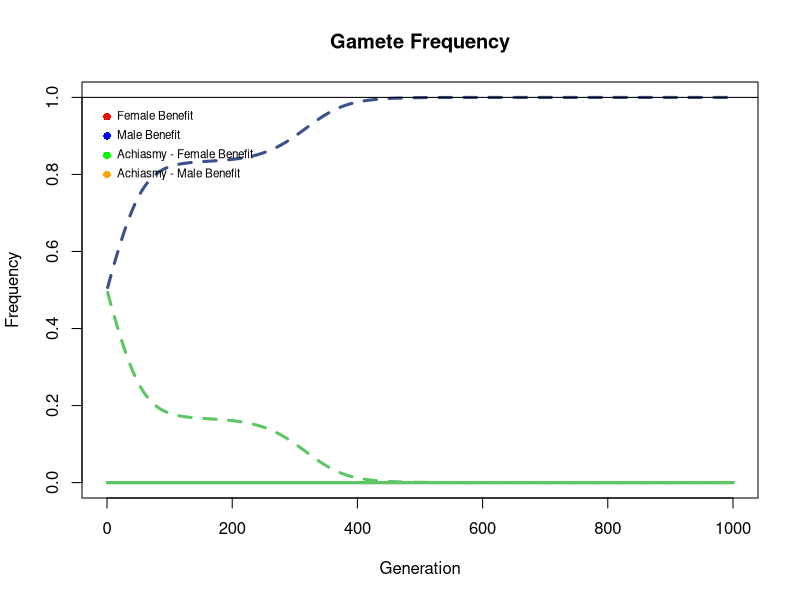
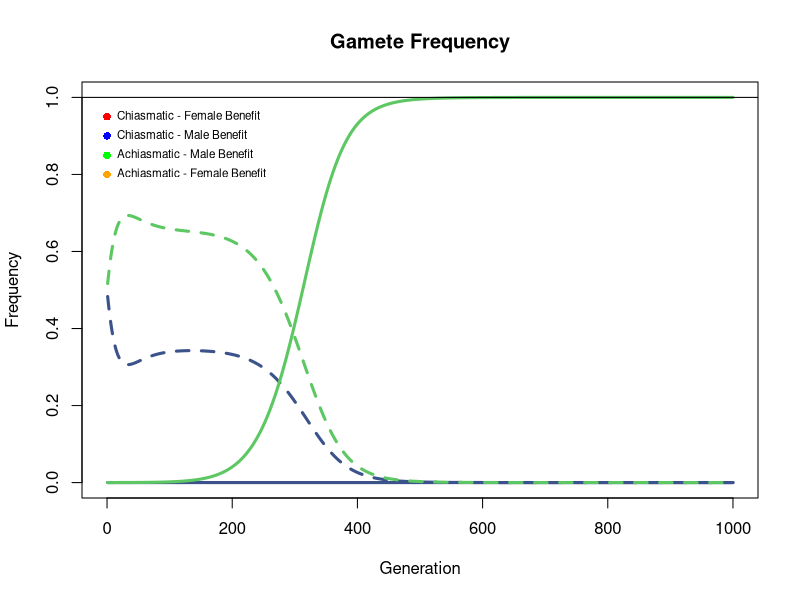

Write the R code that produced these figures, in order. (Note: this script raises an error after producing the figures.)
# Andres Barboza
# Model of achiasmatic meiosis with a sexually antagonistic allele
# andresdbp@tamu.edu

library(viridis)
library(fields)

setwd("~/Documents/GitHub/achiasmy")

# Variables needed
## h - dominance factor of the male benefit allele
## s - selection coefficient of the SAL
## r1 - recombination frequency between the SDR - SAL
## r2 - recombination freq between SAL - Achiasmy locus
## gen - generations
## me - mutation effect
## u - mutation rate

## Main Function
simLife <- function(h = 1, s = 0, r1 = 0, r2 = 0,
                    gen = 1000, me = 0.001, u = 0.001,
                    aneu=0, option="Y"){
  #TODO
  # mutational load
  ml <- 0
  
  # fitness matrices
  wf <- c(1, 1/(1+h*s), 1/(1+s))
  wm <- matrix(c(1-aneu, 1-ml, (1+h*s)*(1-aneu), (1+h*s)*(1-ml), (1+s)*(1-aneu), (1+s)*(1-ml)), 2, 3)
  
  # Initial gamete frequencies
  if (option == "Y") {
    # eggs
    xfr.e <- 0.5
    xfa.e <- 0
    xmr.e <- 0.5
    xma.e <- 0
    # sperm
    xfr.s <- 0.25
    xfa.s <- 0
    xmr.s <- 0.25
    xma.s <- 0
    yfr.s <- 0.24995
    yfa.s <- 0.00005
    ymr.s <- 0.24995
    yma.s <- 0.00005
  }
  if (option == "X") {
    # eggs
    xfr.e <- 0.499925
    xfa.e <- 0.000075
    xmr.e <- 0.499925
    xma.e <- 0.000075
    # sperm
    xfr.s <- 0.249925
    xfa.s <- 0.000025
    xmr.s <- 0.249925
    xma.s <- 0.000025
    yfr.s <- 0.25
    yfa.s <- 0
    ymr.s <- 0.25
    yma.s <- 0
  }
  if (option == "A") {
    # eggs
    xfr.e <- 0.49995
    xfa.e <- 0.00005
    xmr.e <- 0.49995
    xma.e <- 0.00005
    # sperm
    xfr.s <- 0.249975
    xfa.s <- 0.000025
    xmr.s <- 0.249975
    xma.s <- 0.000025
    yfr.s <- 0.249975
    yfa.s <- 0.000025
    ymr.s <- 0.249975
    yma.s <- 0.000025
  }

  results <- matrix(NA,gen,8)
  colnames(results) <- c("Xfr", "Xfa", "Xmr", "Xma","Yfr", "Yfa", "Ymr", "Yma")
  
  for (i in 1:gen) {
    #mean fitnesses (weighted sums, which is a mean)
    wbarf <- xfr.e*xfr.s*wf[1] + xfr.e*xfa.s*wf[1] + xfr.e*xmr.s*wf[2] + xfr.e*xma.s*wf[2] + xfa.e*xfr.s*wf[1] + xfa.e*xfa.s*wf[1] + xfa.e*xmr.s*wf[2] + xfa.e*xma.s*wf[2] + xmr.e*xfr.s*wf[2] + xmr.e*xfa.s*wf[2] + xmr.e*xmr.s*wf[3] + xmr.e*xma.s*wf[3] + xma.e*xfr.s*wf[2] + xma.e*xfa.s*wf[2] + xma.e*xmr.s*wf[3] + xma.e*xma.s*wf[3]         
    wbarm <- xfr.e*yfr.s*wm[1,1] + xfr.e*yfa.s*wm[2,1] + xfr.e*ymr.s*wm[1,2] + xfr.e*yma.s*wm[2,2] + xfa.e*yfr.s*wm[2,1] + xfa.e*yfa.s*wm[2,1] + xfa.e*ymr.s*wm[2,2] + xfa.e*yma.s*wm[2,2] + xmr.e*yfr.s*wm[1,2] + xmr.e*yfa.s*wm[2,2] + xmr.e*ymr.s*wm[1,3] + xmr.e*yma.s*wm[2,3] + xma.e*yfr.s*wm[2,2] + xma.e*yfa.s*wm[2,2] + xma.e*ymr.s*wm[2,3] + xma.e*yma.s*wm[2,3]       
    
    #female gamete equations
    xfr.ep <- (xfr.e*xfr.s*wf[1] + 0.5*xfr.e*xfa.s*wf[1] + 0.5*xfr.e*xmr.s*wf[2] + 0.5*xfr.e*xma.s*wf[2]*(1-r2) + 0.5*xfa.e*xfr.s*wf[1] + 0.5*xfa.e*xmr.s*wf[2]*r2 + 0.5*xmr.e*xfr.s*wf[2] + 0.5*xmr.e*xfa.s*wf[2]*r2 + 0.5*xma.e*xfr.s*wf[2]*(1-r2))/wbarf
    xfa.ep <- (0.5*xfr.e*xfa.s*wf[1] + 0.5*xfr.e*xma.s*wf[2]*r2 + 0.5*xfa.e*xfr.s*wf[1] + xfa.e*xfa.s*wf[1] + 0.5*xfa.e*xmr.s*wf[2]*(1-r2) + 0.5*xfa.e*xma.s*wf[2] + 0.5*xmr.e*xfa.s*wf[2]*(1-r2) + 0.5*xma.e*xfr.s*wf[2]*r2 + 0.5*xma.e*xfa.s*wf[2])/wbarf
    xmr.ep <- (0.5*xfr.e*xmr.s*wf[2] + 0.5*xfr.e*xma.s*wf[2]*r2 + 0.5*xfa.e*xmr.s*wf[2]*(1-r2) + 0.5*xmr.e*xfr.s*wf[2] + 0.5*xmr.e*xfa.s*wf[2]*(1-r2) + xmr.e*xmr.s*wf[3] + 0.5*xmr.e*xma.s*wf[3] + 0.5*xma.e*xfr.s*wf[2]*r2 + 0.5*xma.e*xmr.s*wf[3])/wbarf
    xma.ep <- (0.5*xfr.e*xma.s*wf[2]*(1-r2) + 0.5*xfa.e*xmr.s*wf[2]*r2 + 0.5*xfa.e*xma.s*wf[2] + 0.5*xmr.e*xfa.s*wf[2]*r2 + 0.5*xmr.e*xma.s*wf[3] + 0.5*xma.e*xfr.s*wf[2]*(1-r2) + 0.5*xma.e*xfa.s*wf[2] + 0.5*xma.e*xmr.s*wf[3] + xma.e*xma.s*wf[3])/wbarf
    
    if (option == "Y" | option == "X") {
      xfr.sp <- (0.5*xfr.e*yfr.s*wm[1,1] + 0.5*xfr.e*yfa.s*wm[2,1] + 0.5*xfr.e*ymr.s*wm[1,2]*(1-r1) + 0.5*xfr.e*yma.s*wm[2,2] + 0.5*xmr.e*yfr.s*wm[1,2]*r1)/wbarm
      xfa.sp <- (0.5*xfa.e*yfr.s*wm[2,1] + 0.5*xfa.e*yfa.s*wm[2,1] + 0.5*xfa.e*ymr.s*wm[2,2] + 0.5*xfa.e*yma.s*wm[2,2])/wbarm
      xmr.sp <- (0.5*xmr.e*yfa.s*wm[2,2] + 0.5*xmr.e*ymr.s*wm[1,3] + 0.5*xmr.e*yfr.s*wm[1,2]*(1-r1) + 0.5*xmr.e*yma.s*wm[2,3] + 0.5*xfr.e*ymr.s*wm[1,2]*r1)/wbarm
      xma.sp <- (0.5*xma.e*yfr.s*wm[2,2] + 0.5*xma.e*yfa.s*wm[2,2] + 0.5*xma.e*ymr.s*wm[2,3] + 0.5*xma.e*yma.s*wm[2,3])/wbarm
      
      yfr.sp <- (0.5*xfr.e*yfr.s*wm[1,1] + 0.5*xfr.e*ymr.s*wm[1,2]*r1 + 0.5*xfa.e*yfr.s*wm[2,1] + 0.5*xmr.e*yfr.s*wm[1,2]*(1-r1) + 0.5*xma.e*yfr.s*wm[2,2])/wbarm
      yfa.sp <- (0.5*xfr.e*yfa.s*wm[2,1] + 0.5*xfa.e*yfa.s*wm[2,1] + 0.5*xmr.e*yfa.s*wm[2,2] + 0.5*xma.e*yfa.s*wm[2,2])/wbarm
      ymr.sp <- (0.5*xfr.e*ymr.s*wm[1,2]*(1-r1) + 0.5*xfa.e*ymr.s*wm[2,2] + 0.5*xmr.e*yfr.s*wm[1,2]*r1 + 0.5*xmr.e*ymr.s*wm[1,3] + 0.5*xma.e*ymr.s*wm[2,3])/wbarm
      yma.sp <- (0.5*xfr.e*yma.s*wm[2,2] + 0.5*xfa.e*yma.s*wm[2,2] + 0.5*xmr.e*yma.s*wm[2,3] + 0.5*xma.e*yma.s*wm[2,3])/wbarm
    }
    if (option == "A") {
      xfr.sp <- (0.5*xfr.e*yfr.s*wm[1,1] + 0.25*xfr.e*yfa.s*wm[2,1] + 0.5*xfr.e*ymr.s*wm[1,2]*(1-r1) + 0.25*xfr.e*yma.s*wm[2,2] + 0.25*xfa.e*yfr.s*wm[2,1] + 0.25*xfa.e*ymr.s*wm[2,2] + 0.5*xmr.e*yfr.s*wm[1,2]*r1)/wbarm
      xfa.sp <- (0.25*xfr.e*yfa.s*wm[2,1] + 0.25*xfr.e*yma.s*wm[2,2] + 0.25*xfa.e*yfr.s*wm[2,1] + 0.5*xfa.e*yfa.s*wm[2,1] + 0.25*xfa.e*ymr.s*wm[2,2] + 0.5*xfa.e*yma.s*wm[2,2])/wbarm
      xmr.sp <- (0.5*xfr.e*ymr.s*wm[1,2]*r1 + 0.5*xmr.e*yfr.s*wm[1,2]*(1-r1) + 0.25*xmr.e*yfa.s*wm[2,2] + 0.5*xmr.e*ymr.s*wm[1,3] + 0.25*xmr.e*yma.s*wm[2,3] + 0.25*xma.e*yfr.s*wm[2,2] + 0.25*xma.e*ymr.s*wm[2,3])/wbarm
      xma.sp <- (0.25*xmr.e*yfa.s*wm[2,2] + 0.25*xmr.e*yma.s*wm[2,3] + 0.25*xma.e*yfr.s*wm[2,2] + 0.25*xma.e*yfa.s*wm[2,2] + 0.25*xma.e*ymr.s*wm[2,3] + 0.5*xma.e*yma.s*wm[2,3])/wbarm

      yfr.sp <- (0.5*xfr.e*yfr.s*wm[1,1] + 0.25*xfr.e*yfa.s*wm[2,1] + 0.5*xfr.e*ymr.s*wm[1,2]*r1 + 0.25*xfa.e*yfr.s*wm[2,1] + 0.5*xmr.e*yfr.s*wm[1,2]*(1-r1) + 0.25*xmr.e*yfa.s*wm[2,2] + 0.25*xma.e*yfr.s*wm[2,2])/wbarm
      yfa.sp <- (0.25*xfr.e*yfa.s*wm[2,1] + 0.25*xfa.e*yfr.s*wm[2,1] + 0.5*xfa.e*yfa.s*wm[2,1] + 0.25*xmr.e*yfa.s*wm[2,2] + 0.25*xma.e*yfr.s*wm[2,2] + 0.25*xma.e*yfa.s*wm[2,2])/wbarm
      ymr.sp <- (0.5*xfr.e*ymr.s*wm[1,2]*(1-r1) + 0.25*xfr.e*yma.s*wm[2,2] + 0.25*xfa.e*ymr.s*wm[2,2] + 0.5*xmr.e*yfr.s*wm[1,2]*r1 + 0.5*xmr.e*ymr.s*wm[1,3] + 0.25*xmr.e*yma.s*wm[2,3] + 0.25*xma.e*ymr.s*wm[2,3])/wbarm
      yma.sp <- (0.25*xfr.e*yma.s*wm[2,2] + 0.25*xfa.e*ymr.s*wm[2,2] + 0.5*xfa.e*yma.s*wm[2,2] + 0.25*xmr.e*yma.s*wm[2,3] + 0.25*xma.e*ymr.s*wm[2,3] + 0.5*xma.e*yma.s*wm[2,3])/wbarm
    }
    
    #fill in new values
    xfr.e <- xfr.ep
    xfa.e <- xfa.ep
    xmr.e <- xmr.ep
    xma.e <- xma.ep
    xfr.s <- xfr.sp
    xfa.s <- xfa.sp
    xmr.s <- xmr.sp
    xma.s <- xma.sp
    yfr.s <- yfr.sp
    yfa.s <- yfa.sp
    ymr.s <- ymr.sp
    yma.s <- yma.sp
    
    #TODO select frequencies to track
    results[i,1] <- (xfr.e+xfr.s)/1.5
    results[i,2] <- (xfa.e+xfa.s)/1.5
    results[i,3] <- (xmr.e+xmr.s)/1.5
    results[i,4] <- (xma.e+xma.s)/1.5
    results[i,5] <- yfr.s/0.5
    results[i,6] <- yfa.s/0.5
    results[i,7] <- ymr.s/0.5
    results[i,8] <- yma.s/0.5
    
    #increase mutational load
    ml <- ml + me*u
    
    #recalculate male fitness after mutational load changes
    wm <- matrix(c(1-aneu, 1-ml, (1+h*s)*(1-aneu), (1+h*s)*(1-ml), (1+s)*(1-aneu), (1+s)*(1-ml)), 2, 3)
  }
  return(results)
}

### Individual Run ####
res <- simLife(h=1,r1=0.05,r2=0.1,s=0.15,me=0.05,gen=1000,aneu=0)

#Plot X-carrying gametes
plot(res[,1], type = "l", col = viridis(1, begin = 0.25), main = "Gamete Frequency",
     ylim = c(0, 1), xlim = c(0, length(res[,1])),
     xlab = "Generation", ylab = "Frequency", lwd = 3, lty = 2)
lines(res[,2], col = viridis(1, begin = 0.25), lwd = 3)
lines(res[,3], col = viridis(1, begin = 0.75), lwd = 3, lty = 2)
lines(res[,4], col = viridis(1, begin = 0.75), lwd = 3)
#abline(h=0, col = "black")
abline(h=1, col = "black")
points(x=0, y=0.95, pch = 16, col = "red")
points(x=0, y=0.9, pch = 16, col = "blue")
points(x=0, y=0.85, pch = 16, col = "green")
points(x=0, y=0.8, pch = 16, col = "orange")
text(x=0, y=0.95,
     paste("Female Benefit"), pos=4, cex=.7)
text(x=0, y=0.9,
     paste("Male Benefit"), pos=4, cex=.7)
text(x=0, y=0.85,
     paste("Achiasmy - Female Benefit"), pos=4, cex=.7)
text(x=0, y=0.8,
     paste("Achiasmy - Male Benefit"), pos=4, cex=.7)

#Plot Y-carrying gametes
plot(res[,5], type = "l", col = viridis(1, begin = 0.25), main = "Gamete Frequency",
     ylim = c(0, 1), xlim = c(0, length(res[,1])),
     xlab = "Generation", ylab = "Frequency", lwd = 3, lty = 2)
lines(res[,6], col = viridis(1, begin = 0.25), lwd = 3)
lines(res[,7], col = viridis(1, begin = 0.75), lwd = 3, lty = 2)
lines(res[,8], col = viridis(1, begin = 0.75), lwd = 3)
#abline(h=0, col = "black")
abline(h=1, col = "black")
points(x=0, y=0.95, pch = 16, col = "red")
points(x=0, y=0.9, pch = 16, col = "blue")
points(x=0, y=0.85, pch = 16, col = "green")
points(x=0, y=0.8, pch = 16, col = "orange")
text(x=0, y=0.95,
     paste("Chiasmatic - Female Benefit"), pos=4, cex=.7)
text(x=0, y=0.9,
     paste("Chiasmatic - Male Benefit"), pos=4, cex=.7)
text(x=0, y=0.85,
     paste("Achiasmatic - Male Benefit"), pos=4, cex=.7)
text(x=0, y=0.8,
     paste("Achiasmatic - Female Benefit"), pos=4, cex=.7)
#####


### Comparing across different recombination frequencies ####
steps <- 200
r2s <- seq(from = 0, to = 0.5, length.out=steps)
r1s <- seq(from = 0, to = 0.5, length.out=steps)
gen <- 1000

resY <- resX <- resA <- matrix(NA, steps, steps)
row.names(resXr) <- row.names(resXa) <- row.names(resYr) <- row.names(resYa) <- paste("R2.", round(r2s, 3), sep="")
colnames(resXr) <- colnames(resXa)<- colnames(resYr) <- colnames(resYa) <- paste("R1.", round(r1s, 3), sep="")

# Y mutation
for (i in 1:steps) { # cycles through r2s
  print(paste("working on R2", i))
  for (j in 1:steps) { # cycles through r1s
    res <- simLife(r2 = r2s[i], r1 = r1s[j], h=0,
                   s = 0.1, me = 0.001,
                   gen = gen, option = "Y")
    resY[i, j] <- (res[gen,6]+res[gen,8])
  }
}
# X mutation
for (i in 1:steps) { # cycles through r2s
  print(paste("working on R2", i))
  for (j in 1:steps) { # cycles through r1s
    res <- simLife(r2 = r2s[i], r1 = r1s[j], h=0,
                   s = 0.1, me = 0.001,
                   gen = gen, option = "X")
    resX[i, j] <- (res[gen,2]+res[gen,4])
  }
}
# Autosome Mutation
### TODO

#Plotting
par(mfrow=c(1,3))
### TODO Fix labels
image(resY, col = viridis(100), yaxt='n', xaxt='n', ylab = "R1 (SDR - SAL)",
      xlab = "R2 (SAL - Achiasmy)", zlim = c(0,1), main = "Ya Frequency")
axis(2, at = seq(from = 0, to = 1, length.out=6),
     labels = seq(from = 0, to = 0.5, length.out=6))
axis(1, at = seq(from = 0, to = 1, length.out=6),
     labels = seq(from = 0, to = 0.5, length.out=6))
### TODO Fix labels
image(resX, col = viridis(100), yaxt='n', xaxt='n', ylab = "R1 (SDR - SAL)",
      xlab = "R2 (SAL - Achiasmy)", zlim = c(0,1), main = "Xa Frequency")
axis(2, at = seq(from = 0, to = 1, length.out=6),
     labels = seq(from = 0, to = 0.5, length.out=6))
axis(1, at = seq(from = 0, to = 1, length.out=6),
     labels = seq(from = 0, to = 0.5, length.out=6))
### TODO Plot Autosome

#####

### Comparing ME and S values ####
steps <- 200
mes <- seq(from = 0, to = 0.2, length.out=steps)
svals <- seq(from = 0, to = 0.5, length.out=steps)
gen <- 1000

resY <- resX <- resA <- matrix(NA, steps, steps)
row.names(resY) <- row.names(resX) <- row.names(resA) <- paste("me.", round(mes, 3), sep="")
colnames(resY) <- colnames(resX)<- colnames(resA) <- paste("sval.", round(svals, 3), sep="")

# Y mutation
for (i in 1:steps) { # cycles through the mutational effects factors
  print(paste("working on me", i))
  for (j in 1:steps) { # cycles through the selection coef.
    res <- simLife(r2 = 0.1, r1 = 0.1, h=1,
                   s = svals[j], me = mes[i],
                   gen = gen, option = "Y")
    resY[i, j] <- (res[gen,6]+res[gen,8])
  }
}
# X mutation
for (i in 1:steps) { # cycles through the mutational effects factors
  print(paste("working on me", i))
  for (j in 1:steps) { # cycles through the selection coef.
    res <- simLife(r2 = 0.1, r1 = 0.1, h=1,
                   s = svals[j], me = mes[i],
                   gen = gen, option = "X")
    resX[i, j] <- (res[gen,2]+res[gen,4])
  }
}
# Autosome Mutation
for (i in 1:steps) { # cycles through the mutational effects factors
  print(paste("working on me", i))
  for (j in 1:steps) { # cycles through the selection coef.
    res <- simLife(r2 = 0.1, r1 = 0.1, h=1,
                   s = svals[j], me = mes[i],
                   gen = gen, option = "A")
    resA[i, j] <- (((res[gen,2]+res[gen,4])*1.5)+((res[gen,6]+res[gen,8])*0.5))/2
  }
}
write.csv(resY, file = "data/resY-me-s.csv", row.names = F)
write.csv(resX, file = "data/resX-me-s.csv", row.names = F)
write.csv(resA, file = "data/resA-me-s.csv", row.names = F)


# Plotting
resY <- read.csv("data/resY-me-s.csv")
resX <- read.csv("data/resX-me-s.csv")
resA <- read.csv("data/resA-me-s.csv")

layout.matrix <- matrix(c(1, 2, 3, 4), nrow = 1, ncol = 4)
layout(mat = layout.matrix,
       heights = c(5, 5, 5, 5), 
       widths = c(5, 5, 5, 1))
par(mar = c(5.1,4.6,4.1,2.1))
image(resY, col = viridis(100, begin = 0.25, end = 1), yaxt='n', xaxt='n', zlim = c(0,1),
      ylab = "Selection Coefficient",
      xlab = "Deleterious Mutation Effect",
      main = "Frequency on Y",
      cex.lab = 1.6,
      cex.main = 1.8)
axis(2, at = seq(from = 0, to = 1, length.out=6),
     labels = seq(from = 0, to = 0.5, length.out=6),
     cex.axis = 1.3)
axis(1, at = seq(from = 0, to = 1, length.out=6),
     labels = seq(from = 0, to = 0.2, length.out=6),
     cex.axis = 1.3)
image(resX, col = viridis(100, begin = 0.25), yaxt='n', xaxt='n', zlim = c(0,1),
      ylab = "Selection Coefficient",
      xlab = "Deleterious Mutation Effect",
      main = "Frequency on X",
      cex.lab = 1.6,
      cex.main = 1.8)
axis(2, at = seq(from = 0, to = 1, length.out=6),
     labels = seq(from = 0, to = 0.5, length.out=6),
     cex.axis = 1.3)
axis(1, at = seq(from = 0, to = 1, length.out=6),
     labels = seq(from = 0, to = 0.2, length.out=6),
     cex.axis = 1.3)
image(resA, col = viridis(100, begin = 0.25), yaxt='n', xaxt='n', zlim = c(0,1),
      ylab = "Selection Coefficient",
      xlab = "Deleterious Mutation Effect",
      main = "Frequency on Autosome",
      cex.lab = 1.6,
      cex.main = 1.8)
axis(2, at = seq(from = 0, to = 1, length.out=6),
     labels = seq(from = 0, to = 0.5, length.out=6),
     cex.axis = 1.3)
axis(1, at = seq(from = 0, to = 1, length.out=6),
     labels = seq(from = 0, to = 0.2, length.out=6),
     cex.axis = 1.3)

image.plot(resY, col = viridis(100, begin = 0.2), legend.only = T,
           horizontal = F, legend.width = 5, legend.mar = 0,
           legend.shrink = 0.8)
#####

### ME vs Aneu ####
steps <- 200
mes <- seq(from = 0, to = 0.5, length.out=steps)
kvals <- seq(from = 0, to = 0.5, length.out=steps)

resXr <- resXa <- resYr <- resYa <- matrix(NA, steps, steps)
row.names(resXr) <- row.names(resXa) <- row.names(resYr) <- row.names(resYa) <- paste("me.", round(mes, 3), sep="")
colnames(resXr) <- colnames(resXa)<- colnames(resYr) <- colnames(resYa) <- paste("kval.", round(kvals, 3), sep="")

gen <- 1000
for (i in 1:steps) { # cycles through the mutational effects factors
  print(paste("working on me", i))
  for (j in 1:steps) { # cycles through the selection coef.
    res <- simLife(r2 = 0.1, r1 = 0.1, h=1, s=0,
                   aneu = kvals[j], me = mes[i],
                   gen = gen)
    resXr[i, j] <- (res[gen,1]+res[gen,3])
    resXa[i, j] <- (res[gen,2]+res[gen,4])
    resYr[i, j] <- (res[gen,5]+res[gen,7])
    resYa[i, j] <- (res[gen,6]+res[gen,8])
  }
}

par(mfrow=c(1,2))

image(resXr, col = viridis(100), yaxt='n', xaxt='n', zlim = c(0,1),
      ylab = "Selection Coefficient - S",
      xlab = "Mutation Effect (Deleterious)",
      main = "Xr Frequency")
axis(2, at = seq(from = 0, to = 1, length.out=6),
     labels = seq(from = 0, to = 0.5, length.out=6))
axis(1, at = seq(from = 0, to = 1, length.out=6),
     labels = seq(from = 0, to = 0.5, length.out=6))

image(resXa, col = viridis(100), yaxt='n', xaxt='n', zlim = c(0,1),
      ylab = "Aneuploidy Rate",
      xlab = "Mutation Effect (Deleterious)",
      main = "Frequency on X")
axis(2, at = seq(from = 0, to = 1, length.out=6),
     labels = seq(from = 0, to = 0.5, length.out=6))
axis(1, at = seq(from = 0, to = 1, length.out=6),
     labels = seq(from = 0, to = 0.5, length.out=6))

image(resYr, col = viridis(100), yaxt='n', xaxt='n', zlim = c(0,1),
      ylab = "Selection Coefficient - S",
      xlab = "Mutation Effect (Deleterious)",
      main = "Yr Frequency")
axis(2, at = seq(from = 0, to = 1, length.out=6),
     labels = seq(from = 0, to = 0.5, length.out=6))
axis(1, at = seq(from = 0, to = 1, length.out=6),
     labels = seq(from = 0, to = 0.5, length.out=6))

image(resYa, col = viridis(100), yaxt='n', xaxt='n', zlim = c(0,1),
      ylab = "Aneuploidy Rate",
      xlab = "Mutation Effect (Deleterious)",
      main = "Frequency on Y")
axis(2, at = seq(from = 0, to = 1, length.out=6),
     labels = seq(from = 0, to = 0.5, length.out=6))
axis(1, at = seq(from = 0, to = 1, length.out=6),
     labels = seq(from = 0, to = 0.5, length.out=6))

image(((resXa*1.5)+(resYa*0.5))/2, col = viridis(100), yaxt='n', xaxt='n', zlim = c(0,1),
      ylab = "Aneuploidy Rate",
      xlab = "Mutation Effect (Deleterious)",
      main = "Frequency on Autosome")
axis(2, at = seq(from = 0, to = 1, length.out=6),
     labels = seq(from = 0, to = 0.5, length.out=6))
axis(1, at = seq(from = 0, to = 1, length.out=6),
     labels = seq(from = 0, to = 0.5, length.out=6))
#####
